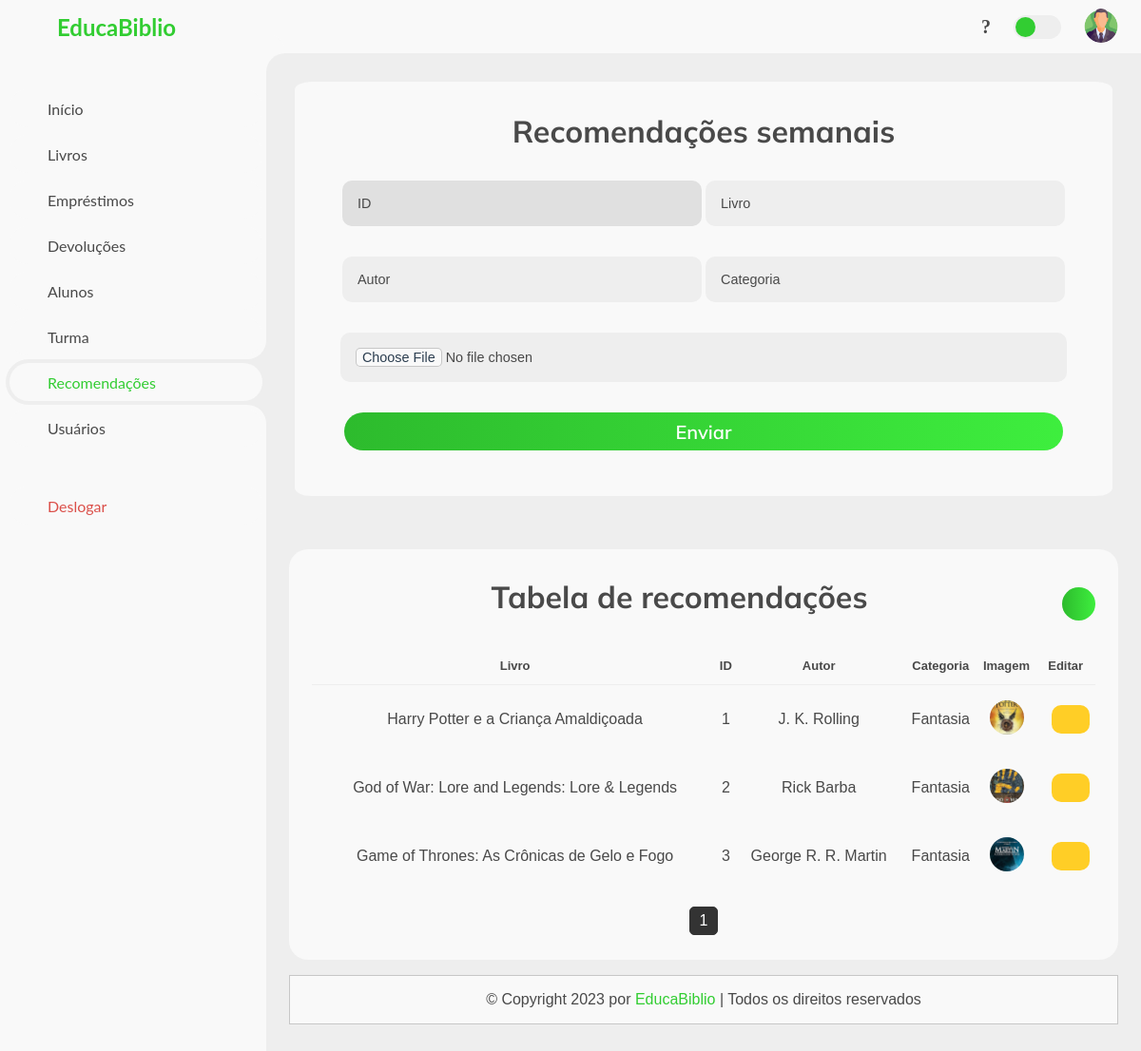
The app's page /View/recomendacoes.php with its own data.
### tables this page shows
CREATE TABLE IF NOT EXISTS `recomendacao` (
  `idRec` int NOT NULL AUTO_INCREMENT,
  `LivroRec` varchar(150) NOT NULL,
  `AutorRec` varchar(150) NOT NULL,
  `CatRec` varchar(150) NOT NULL,
  `ImgRec` blob NOT NULL,
  `CamRec` varchar(200) NOT NULL,
  PRIMARY KEY (`idRec`)
);

### View/recomendacoes.php (the view, shortened to what this page needs)
<!DOCTYPE html>
<html lang="pt-br">
<head>
	<link rel="stylesheet" href="../CSS/style.css">
</head>
<body>
	<section id="sidebar">
		<a href="#" class="brand">
			<i class="fas fa-book"></i>
			<span class="text">EducaBiblio</span>
		</a>
		<ul class="side-menu top">
			<li>
				<a href="inicio.php">
					<i class='fas fa-home'></i>
					<span class="text">Início</span>
				</a>
			</li>
			<li>
				<a href="livros.php">
					<i class="fas fa-book"></i>
					<span class="text">Livros</span>
				</a>
			</li>
			<li>
				<a href="emprestimos.php">
					<i class="fas fa-undo"></i>
					<span class="text">Empréstimos</span>
				</a>
			</li>
			<li>
				<a href="devolucao.php">
					<i class="fas fa-arrow-left"></i>
					<span class="text">Devoluções</span>
				</a>
			</li>
			<li>
				<a href="aluno.php">
					<i class="fas fa-graduation-cap"></i>
					<span class="text">Alunos</span>
				</a>
			</li>
			<li>
				<a href="turma.php">
					<i class="fas fa-users"></i>
					<span class="text">Turma</span>
				</a>
			</li>
			<li class="active">
				<a href="recomendacoes.php">
					<i class="fas fa-download"></i>
					<span class="text">Recomendações</span>
				</a>
			</li>
			<li>
				<a href="usuarios.php">
					<i class="fas fa-cogs"></i>
					<span class="text">Usuários</span>
				</a>
			</li>
		</ul>
		<ul class="side-menu">
			<li>
				<a href="../Controller/CLogout.php" class="logout">
					<i class="fas fa-sign-out-alt"></i>
					<span class="text">Deslogar</span>
				</a>
			</li>
		</ul>
	</section>
	<section id="content">
		<nav>
			<i class='fas fa-bars'></i>
			<div class="icons">
				<div id="menu-btn" class="fas fa-question" onclick="abrirPDFEmNovaAba()"></div>
			</div>
			<label for="switch-mode" class="switch-mode"></label>
			<a href="#" class="profile">
				<img src="../img/adm.png">
			</a>
		</nav>
		</head>
		<body>
			<section class="tabela">
				<div class="row">
				<form action="../Router/Rec_rotas.php" method="post" enctype="multipart/form-data">
						<h3>Recomendações semanais</h3>
						<input type="text" id="idRec" name="idRec" placeholder="ID" class="box3 select-dark-mode" autocomplete="off" readonly>
						<input type="text" placeholder="Livro" name="LivroRec" id="LivroRec" required maxlength="50" class="box" autocomplete="off" required>
						<input type="text" placeholder="Autor" name="AutorRec" id="AutorRec" required maxlength="50" class="box" autocomplete="off" required>
						<input type="text" placeholder="Categoria" name="CatRec" id="CatRec" required maxlength="50" class="box" autocomplete="off" required>
						<input type="file" name="ImgRec" id="ImgRec" class="box1">
						<center><input type="submit" value="Enviar" class="inline-btn" name="atualizar"></center>
					</form>
				</div>
			</section>
			<main>
				<div class="table-data">
					<div class="order">
						<div class="head">
							<h3>Tabela de recomendações</h3>
							<button class="pdf-button">
								<i class="fas fa-file-pdf"></i></button>
						</div>
						<table>
							<?php
    $conexao = new CConexao();
    $conn = $conexao->getConnection();
    $sql = "SELECT
                recomendacao.LivroRec,
                recomendacao.idRec,
                recomendacao.AutorRec,
                recomendacao.CatRec,
                recomendacao.CamRec
            FROM recomendacao";
    $result = $conn->query($sql);
    if ($result === false) {
        $errorInfo = $conn->errorInfo();
        echo "Erro na consulta SQL: " . $errorInfo[2];
    } else {
        if ($result->rowCount() > 0) {
            $rec = $result->fetchAll(PDO::FETCH_ASSOC);
            $RecPorPagina = 4;
            $paginaAtual = isset($_GET['pagina']) ? (int)$_GET['pagina'] : 1;
            $indiceInicial = ($paginaAtual - 1) * $RecPorPagina;
            $RecExibidos = array_slice($rec, $indiceInicial, $RecPorPagina);
            echo "<table>";
            echo "<thead>";
            echo "<tr>";
            echo "<th><center>Livro</center></th>";
            echo "<th><center>ID</center></th>";
            echo "<th><center>Autor</center></th>";
            echo "<th><center>Categoria</center></th>";
            echo "<th><center>Imagem</center></th>";
            echo "<th><center>Editar</center></th>";
            echo "</tr>";
            echo "</thead>";
            echo "<tbody>";
            foreach ($RecExibidos as $row) {
                echo "<tr>";
                echo "<td><center>" . $row["LivroRec"] . "</center></td>";
                echo "<td><center>" . $row["idRec"] . "</center></td>";
                echo "<td><center>" . $row["AutorRec"] . "</center></td>";
                echo "<td><center>" . $row["CatRec"] . "</center></td>";
                echo "<td><center><img src='" . $row["CamRec"] . "' alt='Imagem do Livro' /></center></td>";
				echo "<td><center><button class='edit-button' data-id='$row[idRec]'><i class='fas fa-pencil-alt'></i></button></center></td>";
                echo "</tr>";
            }
            echo "</tbody>";
            echo "</table>";
            echo "<div class='pagination'>";
            $totalRec = count($rec);
            $totalPaginas = ceil($totalRec / $RecPorPagina);
            for ($i = 1; $i <= $totalPaginas; $i++) {
                $classeAtiva = ($i === $paginaAtual) ? "active" : "";
                echo "<a class='page-link $classeAtiva' href='recomendacoes.php?pagina=$i'>$i</a>";
            }
            echo "</div>";
        } else {
            echo "<p>Nenhum usuário encontrado.</p>";
        }
    }
?>
					</div>
				</div>
				<footer class="footer">
					© Copyright 2023 por <span>EducaBiblio</span> | Todos os direitos reservados
				</footer>
			</main>
	</section>
</body>
</html>
</body>
</html>

### View/recomendacoes.php (style rules this page uses)
.pagination { text-align: center; margin-top: 15px; }
.page-link { display: inline-block; padding: 5px 10px; margin: 2px; border: 1px solid #333; background-color: #fff; color: #333; text-decoration: none; border-radius: 5px; transition: background-color 0.3s, color 0.3s; }
.page-link.active { background-color: #333; color: #fff; }

### records on screen
recomendacao: LivroRec "Harry Potter e a Criança Amaldiçoada", idRec "1", AutorRec "J. K. Rolling", CatRec "Fantasia", CamRec (picture)
recomendacao: LivroRec "God of War: Lore and Legends: Lore & Legends", idRec "2", AutorRec "Rick Barba", CatRec "Fantasia", CamRec (picture)
recomendacao: LivroRec "Game of Thrones: As Crônicas de Gelo e Fogo", idRec "3", AutorRec "George R. R. Martin", CatRec "Fantasia", CamRec (picture)
